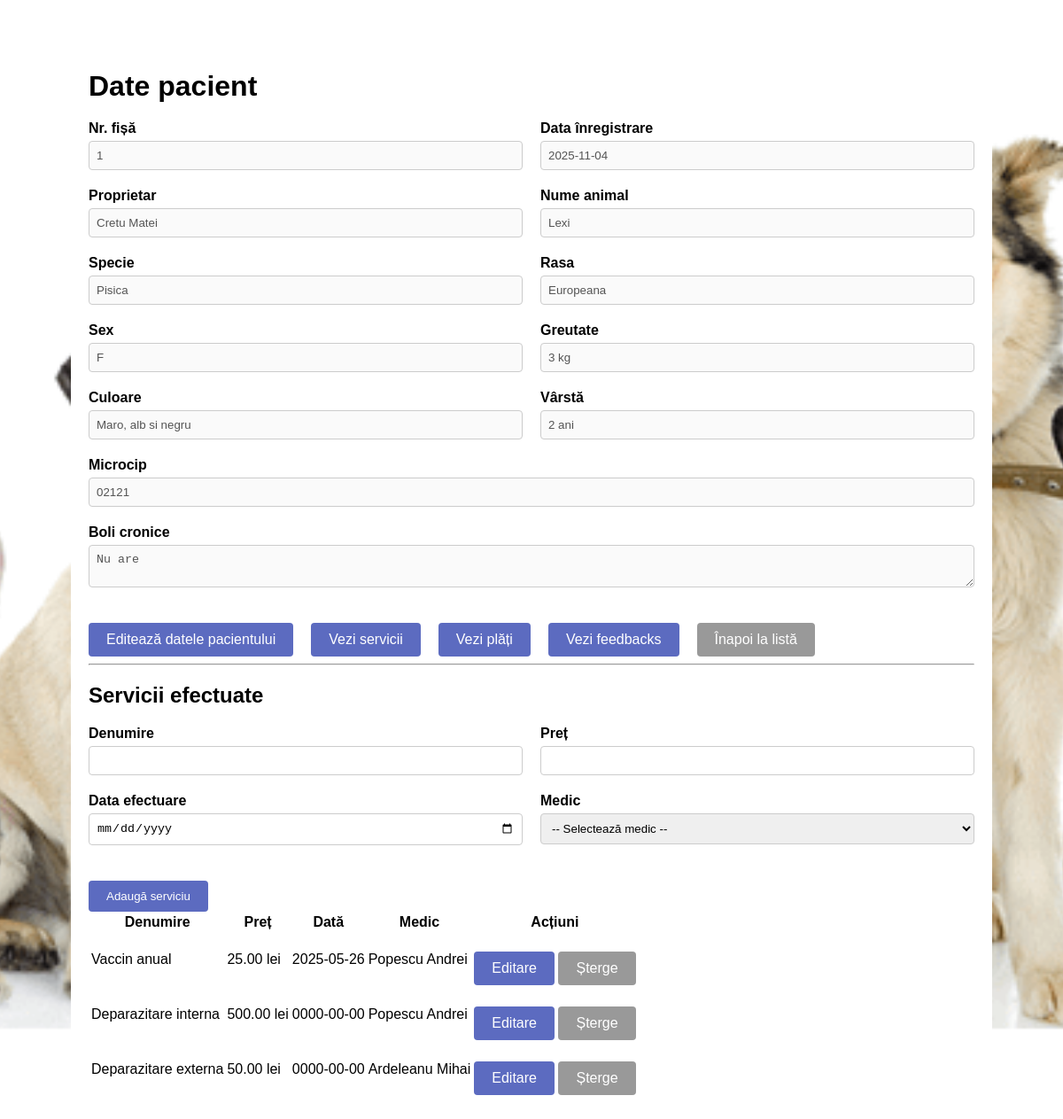
The app's page /pacienti.php?id=6&servicii=1 (signed in) with its own data.
### tables this page shows
CREATE TABLE `pacienti` (
  `id` int(11) NOT NULL,
  `numar_fisa` varchar(50) DEFAULT NULL,
  `data_inregistrare` date DEFAULT NULL,
  `nume` varchar(100) DEFAULT NULL,
  `specie` varchar(50) DEFAULT NULL,
  `rasa` varchar(50) DEFAULT NULL,
  `sex` enum('M','F') DEFAULT NULL,
  `greutate` float DEFAULT NULL,
  `culoare` varchar(50) DEFAULT NULL,
  `varsta` int(11) DEFAULT NULL,
  `microcip` varchar(50) DEFAULT NULL,
  `boli_cronice` text DEFAULT NULL,
  `proprietar_id` int(11) DEFAULT NULL
);

CREATE TABLE `proprietari` (
  `id` int(11) NOT NULL,
  `nume` varchar(50) NOT NULL,
  `prenume` varchar(50) NOT NULL,
  `adresa` text DEFAULT NULL,
  `telefon` varchar(20) DEFAULT NULL,
  `email` varchar(100) DEFAULT NULL
);

CREATE TABLE `servicii` (
  `id` int(11) NOT NULL,
  `pacient_id` int(11) NOT NULL,
  `medic_id` int(11) NOT NULL,
  `denumire` varchar(100) NOT NULL,
  `pret` decimal(10,2) NOT NULL,
  `data_efectuare` date NOT NULL
);

CREATE TABLE `medici` (
  `id` int(11) NOT NULL,
  `nume` varchar(50) NOT NULL,
  `prenume` varchar(50) NOT NULL,
  `telefon` varchar(20) DEFAULT NULL,
  `email` varchar(100) DEFAULT NULL
);

### pacienti.php (the view, shortened to what this page needs)
<?php
include("connection.php");
$view_pacient = null;
$edit_mode = false;
if (isset($_GET['id'])) {
    $id = (int)$_GET['id'];
    $res = mysqli_query($con, "SELECT * FROM pacienti WHERE id = $id LIMIT 1");
    $view_pacient = mysqli_fetch_assoc($res);
    $edit_mode = isset($_GET['edit']);
}
?>
<!DOCTYPE html>
<html>
<head>
</head>
<body>
<div class="container">
    <?php if ($view_pacient): ?>
        <h1><?= $edit_mode ? "Editare pacient" : "Date pacient" ?></h1>
        <?php if ($edit_mode): ?>
        <form method="POST">
            <input type="hidden" name="id" value="<?= $view_pacient['id'] ?>">
            <div class="form-group"><label>Nr. fișă *</label><input name="numar_fisa" required value="<?= $view_pacient['numar_fisa'] ?>"></div>
            <div class="form-group"><label>Data înregistrare *</label><input type="date" name="data_inregistrare" required value="<?= $view_pacient['data_inregistrare'] ?>"></div>
            <div class="form-group"><label>Proprietar *</label>
                <select name="proprietar_id" required>
                    <option value="">-- Selectează --</option>
                    <?php
                    $prop_res = mysqli_query($con, "SELECT id, nume, prenume FROM proprietari");
                    while ($p = mysqli_fetch_assoc($prop_res)):
                        $selected = ($p['id'] == $view_pacient['proprietar_id']) ? 'selected' : '';
                        echo "<option value='{$p['id']}' $selected>{$p['nume']} {$p['prenume']}</option>";
                    endwhile;
                    ?>
                </select>
            </div>
            <div class="form-group"><label>Nume animal *</label><input name="nume" required value="<?= $view_pacient['nume'] ?>"></div>
            <div class="form-group"><label>Specie</label><input name="specie" value="<?= $view_pacient['specie'] ?>"></div>
            <div class="form-group"><label>Rasa</label><input name="rasa" value="<?= $view_pacient['rasa'] ?>"></div>
            <div class="form-group"><label>Sex</label>
                <select name="sex">
                    <option value="M" <?= $view_pacient['sex'] === 'M' ? 'selected' : '' ?>>M</option>
                    <option value="F" <?= $view_pacient['sex'] === 'F' ? 'selected' : '' ?>>F</option>
                </select>
            </div>
            <div class="form-group"><label>Greutate</label><input name="greutate" value="<?= $view_pacient['greutate'] ?>"></div>
            <div class="form-group"><label>Culoare</label><input name="culoare" value="<?= $view_pacient['culoare'] ?>"></div>
            <div class="form-group"><label>Vârstă</label><input name="varsta" value="<?= $view_pacient['varsta'] ?>"></div>
            <div class="form-group"><label>Microcip</label><input name="microcip" value="<?= $view_pacient['microcip'] ?>"></div>
            <div class="form-group" style="flex: 1 1 100%"><label>Boli cronice</label><textarea name="boli_cronice"><?= $view_pacient['boli_cronice'] ?></textarea></div>
            <button class="btn" type="submit" name="salveaza">Salvează</button>
            <a href="lista_pacienti.php" class="btn cancel">Renunță</a>
        </form>
        <?php else: ?>
        <?php
        $prop_nume = "Nespecificat";
        if ($view_pacient['proprietar_id']) {
            $get_prop = mysqli_query($con, "SELECT nume, prenume FROM proprietari WHERE id = {$view_pacient['proprietar_id']} LIMIT 1");
            if ($row = mysqli_fetch_assoc($get_prop)) {
                $prop_nume = $row['nume'] . ' ' . $row['prenume'];
            }
        }
        ?>
        <form>
            <div class="form-group"><label>Nr. fișă</label><input disabled value="<?= $view_pacient['numar_fisa'] ?>"></div>
            <div class="form-group"><label>Data înregistrare</label><input disabled value="<?= $view_pacient['data_inregistrare'] ?>"></div>
            <div class="form-group"><label>Proprietar</label><input disabled value="<?= $prop_nume ?>"></div>
            <div class="form-group"><label>Nume animal</label><input disabled value="<?= $view_pacient['nume'] ?>"></div>
            <div class="form-group"><label>Specie</label><input disabled value="<?= $view_pacient['specie'] ?>"></div>
            <div class="form-group"><label>Rasa</label><input disabled value="<?= $view_pacient['rasa'] ?>"></div>
            <div class="form-group"><label>Sex</label><input disabled value="<?= $view_pacient['sex'] ?>"></div>
            <div class="form-group"><label>Greutate</label><input disabled value="<?= $view_pacient['greutate'] ?> kg"></div>
            <div class="form-group"><label>Culoare</label><input disabled value="<?= $view_pacient['culoare'] ?>"></div>
            <div class="form-group"><label>Vârstă</label><input disabled value="<?= $view_pacient['varsta'] ?> ani"></div>
            <div class="form-group"><label>Microcip</label><input disabled value="<?= $view_pacient['microcip'] ?>"></div>
            <div class="form-group" style="flex: 1 1 100%"><label>Boli cronice</label><textarea disabled><?= $view_pacient['boli_cronice'] ?></textarea></div>
            <a href="pacienti.php?id=<?= $view_pacient['id'] ?>&edit=1" class="btn">Editează datele pacientului</a>
            <a href="pacienti.php?id=<?= $view_pacient['id'] ?>&servicii=1" class="btn">Vezi servicii</a>
            <a href="pacienti.php?id=<?= $view_pacient['id'] ?>&plati=1" class="btn">Vezi plăți</a>
            <a href="pacienti.php?id=<?= $view_pacient['id'] ?>&feedbacks=1" class="btn">Vezi feedbacks</a>
            <a href="lista_pacienti.php" class="btn cancel">Înapoi la listă</a>
        </form>
        <?php endif; ?>
    <?php else: ?>
        <p>Pacientul nu a fost găsit.</p>
        <a href="lista_pacienti.php" class="btn cancel">Înapoi</a>
    <?php endif; ?>
<?php if (isset($_GET['servicii'])): ?>
    <hr>
    <h2>Servicii efectuate</h2>
    <form method="POST">
        <div class="form-group"><label>Denumire</label><input name="denumire" required></div>
        <div class="form-group"><label>Preț</label><input type="number" name="pret" step="0.01" required></div>
        <div class="form-group"><label>Data efectuare</label><input type="date" name="data_efectuare" required></div>
        <div class="form-group"><label>Medic</label>
            <select name="medic_id" required>
                <option value="">-- Selectează medic --</option>
            </select>
        </div>
        <button type="submit" name="adauga_serviciu" class="btn">Adaugă serviciu</button>
    </form>
    <table>
        <thead>
            <tr>
                <th>Denumire</th>
                <th>Preț</th>
                <th>Dată</th>
                <th>Medic</th>
                <th>Acțiuni</th>
            </tr>
        </thead>
        <tbody>
<?php
$servicii = mysqli_query($con, "
    SELECT s.*, m.nume, m.prenume
    FROM servicii s
    JOIN medici m ON s.medic_id = m.id
    WHERE s.pacient_id = {$view_pacient['id']}
    ORDER BY s.data_efectuare DESC
");
while ($s = mysqli_fetch_assoc($servicii)):
    $edit = isset($_GET['edit_serviciu']) && $_GET['edit_serviciu'] == $s['id'];
?>
    <?php if ($edit): ?>
    <form method="POST">
        <input type="hidden" name="id_serviciu" value="<?= $s['id'] ?>">
        <tr>
            <td><input name="denumire" value="<?= htmlspecialchars($s['denumire']) ?>" required></td>
            <td><input type="number" name="pret" step="0.01" value="<?= $s['pret'] ?>" required></td>
            <td><input type="date" name="data_efectuare" value="<?= $s['data_efectuare'] ?>" required></td>
            <td>
                <select name="medic_id" required>
                    <?php
                    $all_medici = mysqli_query($con, "SELECT id, nume, prenume FROM medici");
                    while ($m = mysqli_fetch_assoc($all_medici)) {
                        $sel = $m['id'] == $s['medic_id'] ? 'selected' : '';
                        echo "<option value='{$m['id']}' $sel>{$m['nume']} {$m['prenume']}</option>";
                    }
                    ?>
                </select>
            </td>
            <td>
                <button type="submit" name="salveaza_serviciu" class="btn">Salvează</button>
                <a href="pacienti.php?id=<?= $view_pacient['id'] ?>&servicii=1" class="btn cancel">Renunță</a>
            </td>
        </tr>
    </form>
    <?php else: ?>
    <tr>
        <td><?= htmlspecialchars($s['denumire']) ?></td>
        <td><?= number_format($s['pret'], 2) ?> lei</td>
        <td><?= $s['data_efectuare'] ?></td>
        <td><?= $s['nume'] . ' ' . $s['prenume'] ?></td>
        <td>
            <a href="pacienti.php?id=<?= $view_pacient['id'] ?>&edit_serviciu=<?= $s['id'] ?>&servicii=1" class="btn">Editare</a>
            <a href="pacienti.php?id=<?= $view_pacient['id'] ?>&sterge_serviciu=<?= $s['id'] ?>&servicii=1" class="btn cancel" onclick="return confirm('Ștergi serviciul?')">Șterge</a>
        </td>
    </tr>
    <?php endif; ?>
<?php endwhile; ?>
</tbody>
    </table>
<?php endif; ?>
</div>
</body>
</html>

### pacienti.php (style rules this page uses)
body { font-family: Arial, sans-serif; background: #f4f4f4; padding: 30px; background: url("imagine.png") no-repeat center center fixed; background-size: cover; }
.container { max-width: 1000px; margin: auto; background: white; padding: 20px; border-radius: 8px; }
h1 { margin-bottom: 20px; }
form { display: flex; flex-wrap: wrap; gap: 20px; }
.form-group { flex: 1 1 calc(50% - 20px); display: flex; flex-direction: column; }
label { font-weight: bold; margin-bottom: 5px; }
input, select, textarea { padding: 8px; border: 1px solid #ccc; border-radius: 4px; }
.btn { padding: 10px 20px; margin-top: 20px; background-color: #5c6bc0; color: white; border: none; border-radius: 4px; cursor: pointer; text-decoration: none; display: inline-block; }
.btn.cancel { background-color: #999; }

### records on screen
pacienti: numar_fisa "1", data_inregistrare "2025-11-04", nume "Lexi", specie "Pisica", rasa "Europeana", sex "F", greutate "3 kg", culoare "Maro, alb si negru", varsta "2 ani", microcip "02121", boli_cronice "Nu are"
proprietari: nume+prenume "Cretu Matei"
servicii: denumire "Vaccin anual", pret "25.00", data_efectuare "2025-05-26", medic.nume "Popescu", medic.prenume "Andrei"
servicii: denumire "Deparazitare interna", pret "500.00", data_efectuare "0000-00-00", medic.nume "Popescu", medic.prenume "Andrei"
servicii: denumire "Deparazitare externa", pret "50.00", data_efectuare "0000-00-00", medic.nume "Ardeleanu", medic.prenume "Mihai"
